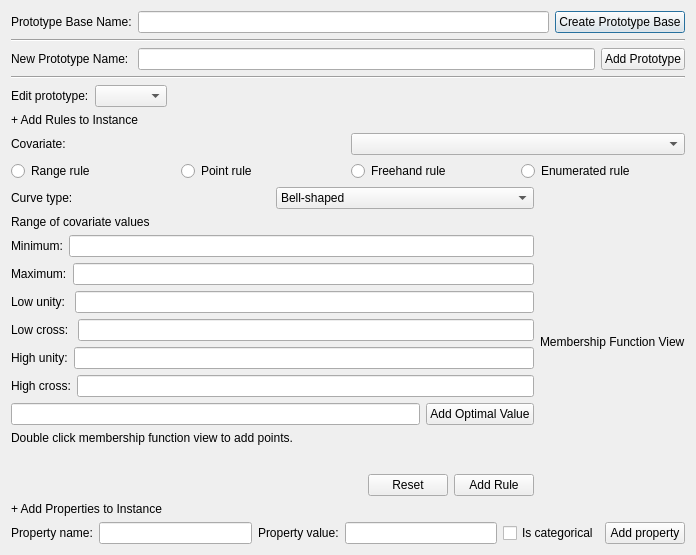
<?xml version="1.0" encoding="UTF-8"?>
<ui version="4.0">
 <class>AddExpertBase</class>
 <widget class="QDialog" name="AddExpertBase">
  <property name="geometry">
   <rect>
    <x>0</x>
    <y>0</y>
    <width>696</width>
    <height>555</height>
   </rect>
  </property>
  <property name="windowTitle">
   <string>Create prototype base from expert</string>
  </property>
  <layout class="QVBoxLayout" name="verticalLayout_3">
   <property name="sizeConstraint">
    <enum>QLayout::SetMinimumSize</enum>
   </property>
   <item>
    <layout class="QHBoxLayout" name="horizontalLayout">
     <item>
      <widget class="QLabel" name="label">
       <property name="text">
        <string>Prototype Base Name:</string>
       </property>
      </widget>
     </item>
     <item>
      <widget class="QLineEdit" name="lineEdit_basename"/>
     </item>
     <item>
      <widget class="QPushButton" name="btn_create_base">
       <property name="text">
        <string>Create Prototype Base</string>
       </property>
      </widget>
     </item>
    </layout>
   </item>
   <item>
    <widget class="Line" name="line_base">
     <property name="orientation">
      <enum>Qt::Horizontal</enum>
     </property>
    </widget>
   </item>
   <item>
    <layout class="QHBoxLayout" name="horizontalLayout_2">
     <item>
      <widget class="QLabel" name="label_prototype">
       <property name="text">
        <string>New Prototype Name: </string>
       </property>
      </widget>
     </item>
     <item>
      <widget class="QLineEdit" name="lineEdit_prototype"/>
     </item>
     <item>
      <widget class="QPushButton" name="btn_add_proto">
       <property name="text">
        <string>Add Prototype</string>
       </property>
      </widget>
     </item>
    </layout>
   </item>
   <item>
    <widget class="Line" name="line_instance_2">
     <property name="orientation">
      <enum>Qt::Horizontal</enum>
     </property>
    </widget>
   </item>
   <item>
    <layout class="QHBoxLayout" name="horizontalLayout_13">
     <item>
      <widget class="QLabel" name="label_edit_proto">
       <property name="text">
        <string>Edit prototype:</string>
       </property>
      </widget>
     </item>
     <item>
      <widget class="QComboBox" name="comboBox_prototype"/>
     </item>
     <item>
      <spacer name="horizontalSpacer_inst">
       <property name="orientation">
        <enum>Qt::Horizontal</enum>
       </property>
       <property name="sizeHint" stdset="0">
        <size>
         <width>40</width>
         <height>20</height>
        </size>
       </property>
      </spacer>
     </item>
    </layout>
   </item>
   <item>
    <widget class="QLabel" name="label_add_rule">
     <property name="text">
      <string>+ Add Rules to Instance</string>
     </property>
    </widget>
   </item>
   <item>
    <layout class="QHBoxLayout" name="horizontalLayout_8">
     <item>
      <widget class="QLabel" name="label_cov">
       <property name="text">
        <string>Covariate:</string>
       </property>
      </widget>
     </item>
     <item>
      <widget class="QComboBox" name="comboBox_cov"/>
     </item>
     <item>
      <layout class="QHBoxLayout" name="horizontalLayout_18">
       <property name="sizeConstraint">
        <enum>QLayout::SetMaximumSize</enum>
       </property>
      </layout>
     </item>
    </layout>
   </item>
   <item>
    <layout class="QHBoxLayout" name="horizontalLayout_15">
     <item>
      <widget class="QRadioButton" name="radioButton_range">
       <property name="text">
        <string>Range rule</string>
       </property>
      </widget>
     </item>
     <item>
      <widget class="QRadioButton" name="radioButton_point">
       <property name="text">
        <string>Point rule</string>
       </property>
      </widget>
     </item>
     <item>
      <widget class="QRadioButton" name="radioButton_freehand">
       <property name="text">
        <string>Freehand rule</string>
       </property>
      </widget>
     </item>
     <item>
      <widget class="QRadioButton" name="radioButton_enum">
       <property name="text">
        <string>Enumerated rule</string>
       </property>
      </widget>
     </item>
    </layout>
   </item>
   <item>
    <layout class="QHBoxLayout" name="horizontalLayout_12"/>
   </item>
   <item>
    <layout class="QHBoxLayout" name="horizontalLayout_14">
     <item>
      <layout class="QVBoxLayout" name="verticalLayout">
       <property name="sizeConstraint">
        <enum>QLayout::SetMinimumSize</enum>
       </property>
       <item>
        <layout class="QHBoxLayout" name="horizontalLayout_7">
         <item>
          <widget class="QLabel" name="label_curve">
           <property name="text">
            <string>Curve type:</string>
           </property>
          </widget>
         </item>
         <item>
          <widget class="QComboBox" name="comboBox_curve">
           <item>
            <property name="text">
             <string>Bell-shaped</string>
            </property>
           </item>
           <item>
            <property name="text">
             <string>S-shaped</string>
            </property>
           </item>
           <item>
            <property name="text">
             <string>Z-shaped</string>
            </property>
           </item>
          </widget>
         </item>
        </layout>
       </item>
       <item>
        <widget class="QLabel" name="label_range_cov">
         <property name="text">
          <string>Range of covariate values</string>
         </property>
        </widget>
       </item>
       <item>
        <layout class="QHBoxLayout" name="horizontalLayout_9">
         <item>
          <widget class="QLabel" name="label_min_cov">
           <property name="text">
            <string>Minimum:</string>
           </property>
          </widget>
         </item>
         <item>
          <widget class="QLineEdit" name="lineEdit_min_cov"/>
         </item>
        </layout>
       </item>
       <item>
        <layout class="QHBoxLayout" name="horizontalLayout_10">
         <item>
          <widget class="QLabel" name="label_max_cov">
           <property name="text">
            <string>Maximum:</string>
           </property>
          </widget>
         </item>
         <item>
          <widget class="QLineEdit" name="lineEdit_max_cov"/>
         </item>
        </layout>
       </item>
       <item>
        <layout class="QHBoxLayout" name="horizontalLayout_3">
         <item>
          <widget class="QLabel" name="label_value1">
           <property name="text">
            <string>Low unity: </string>
           </property>
          </widget>
         </item>
         <item>
          <widget class="QLineEdit" name="lineEdit_value1"/>
         </item>
        </layout>
       </item>
       <item>
        <layout class="QHBoxLayout" name="horizontalLayout_4">
         <item>
          <widget class="QLabel" name="label_value2">
           <property name="text">
            <string>Low cross: </string>
           </property>
          </widget>
         </item>
         <item>
          <widget class="QLineEdit" name="lineEdit_value2"/>
         </item>
        </layout>
       </item>
       <item>
        <layout class="QHBoxLayout" name="horizontalLayout_5">
         <item>
          <widget class="QLabel" name="label_value3">
           <property name="text">
            <string>High unity:</string>
           </property>
          </widget>
         </item>
         <item>
          <widget class="QLineEdit" name="lineEdit_value3"/>
         </item>
        </layout>
       </item>
       <item>
        <layout class="QHBoxLayout" name="horizontalLayout_6">
         <item>
          <widget class="QLabel" name="label_value4">
           <property name="text">
            <string>High cross:</string>
           </property>
          </widget>
         </item>
         <item>
          <widget class="QLineEdit" name="lineEdit_value4"/>
         </item>
        </layout>
       </item>
       <item>
        <layout class="QHBoxLayout" name="horizontalLayout_23">
         <item>
          <widget class="QLineEdit" name="lineEdit_opt_val"/>
         </item>
         <item>
          <widget class="QPushButton" name="btn_add_opt_val">
           <property name="text">
            <string>Add Optimal Value</string>
           </property>
          </widget>
         </item>
        </layout>
       </item>
       <item>
        <widget class="QLabel" name="label_freehand_hint">
         <property name="text">
          <string>Double click membership function view to add points.</string>
         </property>
        </widget>
       </item>
       <item>
        <spacer name="verticalSpacer">
         <property name="orientation">
          <enum>Qt::Vertical</enum>
         </property>
         <property name="sizeHint" stdset="0">
          <size>
           <width>20</width>
           <height>40</height>
          </size>
         </property>
        </spacer>
       </item>
       <item>
        <layout class="QHBoxLayout" name="horizontalLayout_11">
         <item>
          <spacer name="horizontalSpacer_rule">
           <property name="orientation">
            <enum>Qt::Horizontal</enum>
           </property>
           <property name="sizeHint" stdset="0">
            <size>
             <width>40</width>
             <height>20</height>
            </size>
           </property>
          </spacer>
         </item>
         <item>
          <widget class="QPushButton" name="btn_reset">
           <property name="text">
            <string>Reset</string>
           </property>
          </widget>
         </item>
         <item>
          <widget class="QPushButton" name="btn_add_rule">
           <property name="text">
            <string>Add Rule</string>
           </property>
          </widget>
         </item>
        </layout>
       </item>
      </layout>
     </item>
     <item>
      <layout class="QVBoxLayout" name="verticalLayout_2">
       <item>
        <widget class="QLabel" name="label_membership">
         <property name="text">
          <string>Membership Function View</string>
         </property>
        </widget>
       </item>
       <item>
        <layout class="QVBoxLayout" name="layout_graphicsView"/>
       </item>
      </layout>
     </item>
    </layout>
   </item>
   <item>
    <widget class="QLabel" name="label_add_property">
     <property name="text">
      <string>+ Add Properties to Instance</string>
     </property>
    </widget>
   </item>
   <item>
    <layout class="QHBoxLayout" name="horizontalLayout_16">
     <item>
      <widget class="QLabel" name="label_prop_name">
       <property name="text">
        <string>Property name:</string>
       </property>
      </widget>
     </item>
     <item>
      <widget class="QLineEdit" name="lineEdit_prop_name"/>
     </item>
     <item>
      <widget class="QLabel" name="label_prop_val">
       <property name="text">
        <string>Property value:</string>
       </property>
      </widget>
     </item>
     <item>
      <widget class="QLineEdit" name="lineEdit_prop_val"/>
     </item>
     <item>
      <widget class="QCheckBox" name="checkBox_datatype_category">
       <property name="text">
        <string>Is categorical</string>
       </property>
      </widget>
     </item>
     <item>
      <widget class="QPushButton" name="btn_add_prop">
       <property name="text">
        <string>Add property</string>
       </property>
      </widget>
     </item>
    </layout>
   </item>
  </layout>
 </widget>
 <resources/>
 <connections/>
</ui>
